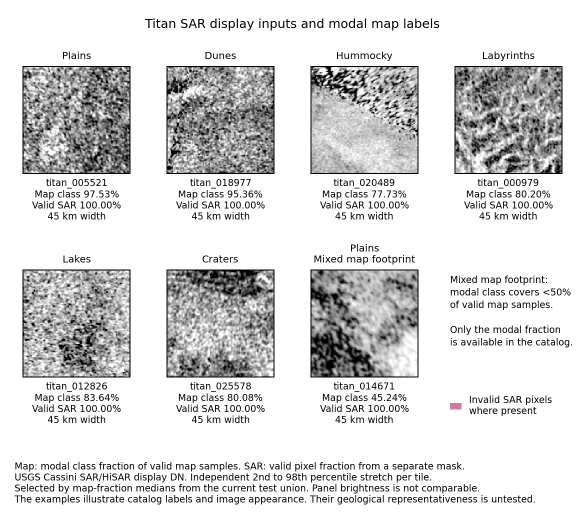
#> input picture release/interpretation-20261001/examples/repaired_examples.png, 1170 x 1062 px (shown at 1/2 size)
$ python -i baselines.py   (imports and definitions only)   (older library calls are emulated)
#> lines starting #> are read from the running program, lines starting #| are printed output that depends on the picture
"""Classical image features and simple classification baselines."""

import numpy as np
from scipy import stats
from sklearn.linear_model import LogisticRegression
from sklearn.metrics import (
    balanced_accuracy_score,
    cohen_kappa_score,
    confusion_matrix,
    precision_recall_fscore_support,
)
from sklearn.pipeline import make_pipeline
from sklearn.preprocessing import StandardScaler


# [50 lines left out: functions evaluate_predictions, majority_baseline, class_prior_baseline, not called in this run]


def _normalized_uint8(image):
    finite = np.nan_to_num(image, nan=0.0, posinf=0.0, neginf=0.0)
    low, high = np.quantile(finite, [0.01, 0.99])
    scaled = np.clip((finite - low) / max(high - low, 1e-8), 0.0, 1.0)
    return np.rint(scaled * 255.0).astype(np.uint8), scaled.astype(np.float32)


def intensity_features(image):
    values = np.asarray(image, dtype=np.float32).ravel()
    quantiles = np.quantile(values, [0.01, 0.05, 0.25, 0.5, 0.75, 0.95, 0.99])
#> quantiles = [0, 48, 200, 255, 255, 255, 255]
    # Standardized moments are undefined at zero variance. Encode a constant
    # tile with zero moment features; its mean and zero spread remain explicit.
    constant = values.min() == values.max()
#> constant = False
    skew = 0.0 if constant else stats.skew(values)
#> skew = -1.85
    kurtosis = 0.0 if constant else stats.kurtosis(values)
#> kurtosis = 2.41
    return np.array([
        values.mean(), values.std(), skew, kurtosis,
        values.min(), values.max(), *quantiles,
    ], dtype=np.float32)


def histogram_features(image, bins=32):
#> called with bins = 32
    _, scaled = _normalized_uint8(image)
#> in _normalized_uint8, `low, high = np.quantile(finite, [0.01, 0.99])`: low = 0; high = 255
    histogram, _ = np.histogram(scaled, bins=bins, range=(0.0, 1.0), density=True)
#> histogram = 32 values, max 22.2 at index 31, min 0.107 at index 4, mean 1
    return histogram.astype(np.float32)


def texture_features(image):
    from skimage.feature import graycomatrix, graycoprops, hog, local_binary_pattern
    from skimage.filters import gabor
    from skimage.transform import resize

    quantized, scaled = _normalized_uint8(image)
    quantized = (quantized // 16).astype(np.uint8)
    glcm = graycomatrix(
        quantized,
        distances=[1, 4],
        angles=[0.0, np.pi / 2.0],
        levels=16,
        symmetric=True,
        normed=True,
    )
    glcm_values = np.concatenate([
        graycoprops(glcm, property_name).ravel()
        for property_name in ("contrast", "dissimilarity", "homogeneity", "energy", "correlation")
    ])
#> glcm_values = 20 values, max 14.02 at index 2, min 0.574 at index 18, mean 2.47

    # LBP intentionally runs on the 16-level quantized image, matching the
    # canonical published runs; switching to the full-range image would
    # change texture-baseline results.
    lbp = local_binary_pattern(quantized, 8, 1, method="uniform")
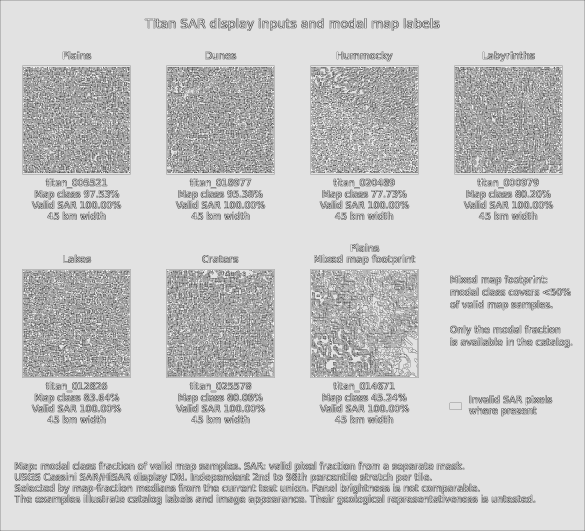
#> lbp: shape (1062, 1170) float64 (shown at 1/2 size); min 0, max 9, mean 7.2; drawn with min black and max white
    lbp_hist, _ = np.histogram(lbp, bins=np.arange(11), range=(0, 10), density=True)
#> lbp_hist = [0.00026, 0.00596, 0.000793, 0.0513, 0.0178, 0.115, 0.0357, 0.0215, 0.739, 0.0131]

    gabor_values = []
    for frequency in (0.10, 0.25):
        for theta in (0.0, np.pi / 4.0, np.pi / 2.0):
            real, imaginary = gabor(scaled, frequency=frequency, theta=theta)
            magnitude = np.hypot(real, imaginary)
            gabor_values.extend([magnitude.mean(), magnitude.std()])
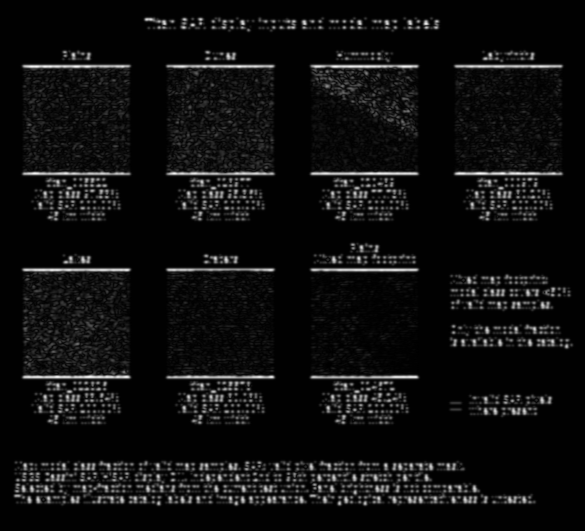
#> magnitude: shape (1062, 1170) float32 (shown at 1/2 size); min 1.3e-05, max 0.244, mean 0.0149; drawn with min black and max white
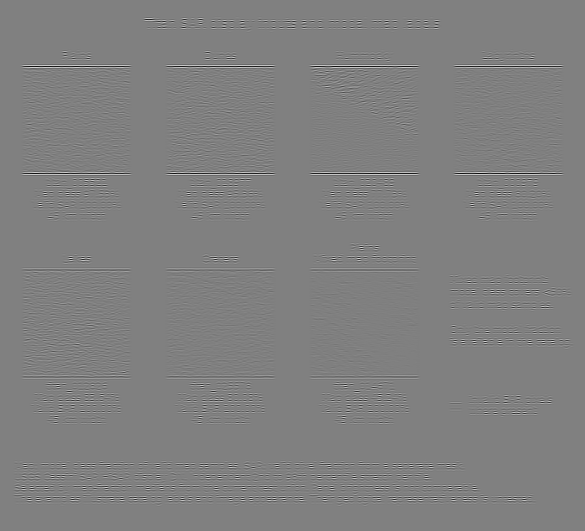
#> real: shape (1062, 1170) float32 (shown at 1/2 size); min -0.197, max 0.197, mean 0.00114; drawn with min black and max white
#> after the loop, gabor_values = [0.0176, 0.0238, 0.0119, 0.015, 0.0172, 0.0227, 0.0167, 0.0356, 0.0093, 0.0167, 0.0149, 0.0302]

    reduced = resize(scaled, (64, 64), anti_aliasing=True)
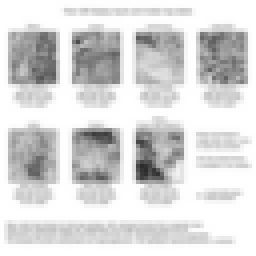
#> reduced: shape (64, 64) float32 (shown 4 times larger); min 0.171, max 1, mean 0.854
    hog_values = hog(
        reduced,
        orientations=9,
        pixels_per_cell=(8, 8),
        cells_per_block=(2, 2),
        feature_vector=True,
    )
#> hog_values = 1764 values, max 0.411 at index 1552, min 0 at index 5, mean 0.133

    import pywt
    coefficients = pywt.wavedec2(reduced, "haar", level=2)
#> coefficients = 3 items
    wavelet_values = []
    for coefficient in [coefficients[0], *sum((list(level) for level in coefficients[1:]), [])]:
        wavelet_values.extend([np.mean(np.abs(coefficient)), np.std(coefficient)])
#> this loop made 7 passes
#> after the loop, wavelet_values = [3.42, 0.575, 0.117, 0.157, 0.166, 0.299, 0.0512, 0.0767, 0.0432, 0.0738, 0.0322, 0.0532, 0.0143, 0.0242]

    return np.concatenate([
        glcm_values,
        lbp_hist,
        np.asarray(gabor_values),
        hog_values,
        np.asarray(wavelet_values),
    ]).astype(np.float32)


def classical_features(image):
    return np.concatenate([
        intensity_features(image),
        histogram_features(image),
        texture_features(image),
    ])


# [11 lines left out: function fit_classical_probe, not called in this run]

>>> import cv2
>>> picture = cv2.imread('../../../../release/interpretation-20261001/examples/repaired_examples.png', cv2.IMREAD_GRAYSCALE)
>>> result = classical_features(picture)
#> result = 1865 values, max 255 at index 5, min -1.85 at index 2, mean 1.14
